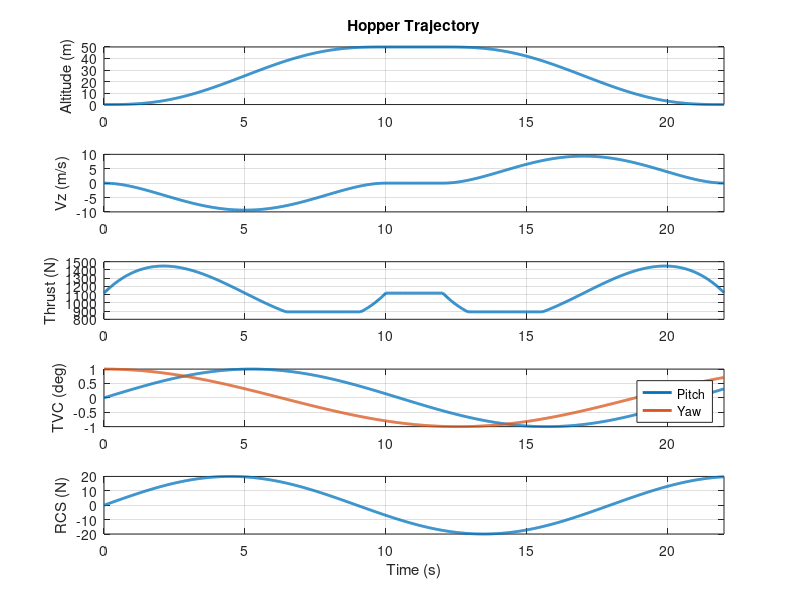
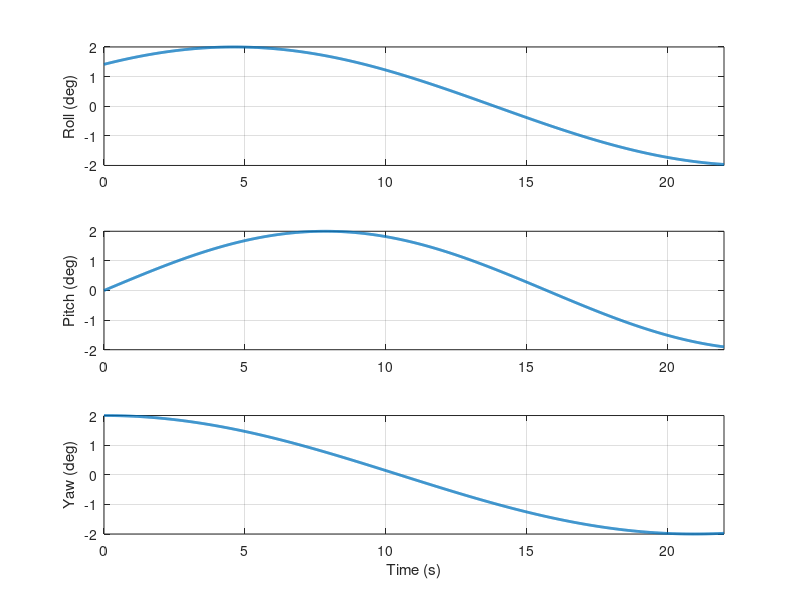
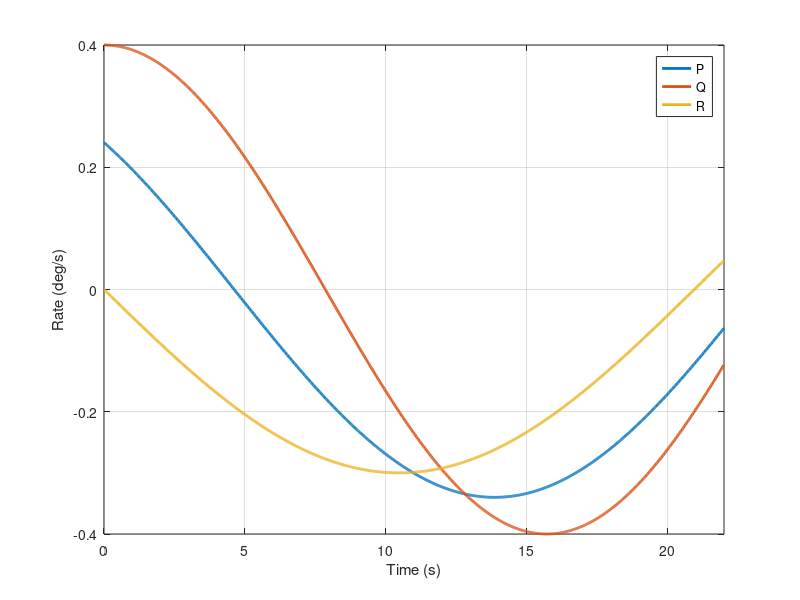
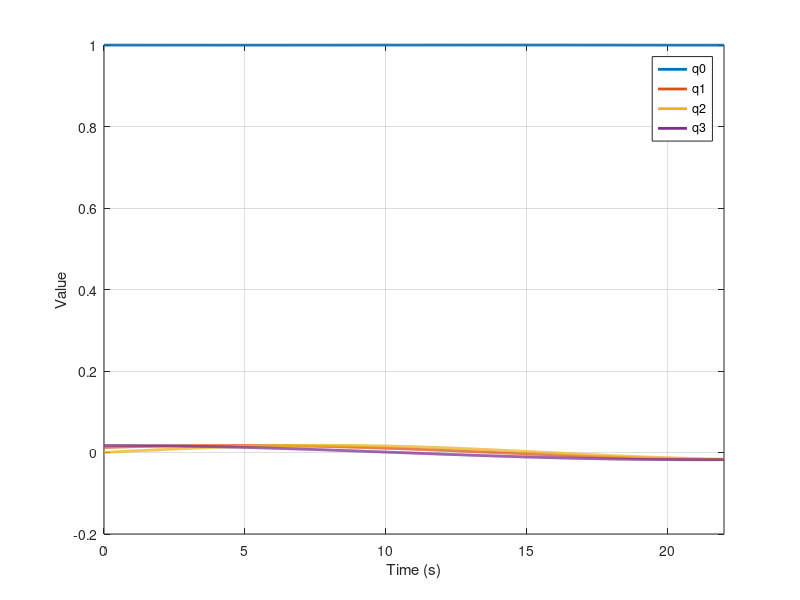

The MATLAB script that drew these images, in order:
function [Trajectory,unom,tgrid] = Trajectory3()

clearvars -except Trajectory unom tgrid
clc

%% ================= VEHICLE PARAMETERS =================

m = 114;
g = 9.81;

Tmin = 890;
Tmax = 2400;

h_target = 50;

t_ascend  = 10;
t_hover   = 2;
t_descend = 10;

dt = 0.02;

%% ================= TIME GRID =================

t1 = 0:dt:t_ascend;
t2 = t1(end)+dt:dt:t1(end)+t_hover;
t3 = t2(end)+dt:dt:t2(end)+t_descend;

tgrid = [t1 t2 t3]';
N = length(tgrid);

%% ================= MINIMUM JERK ALTITUDE =================

z  = zeros(N,1);
vz = zeros(N,1);
az = zeros(N,1);

for i = 1:length(t1)

    s = t1(i)/t_ascend;

    z(i)  = h_target*(10*s^3 - 15*s^4 + 6*s^5);
    vz(i) = h_target*(30*s^2 - 60*s^3 + 30*s^4)/t_ascend;
    az(i) = h_target*(60*s - 180*s^2 + 120*s^3)/t_ascend^2;

end

k = length(t1);

for i = 1:length(t2)

    idx = k+i;

    z(idx)  = h_target;
    vz(idx) = 0;
    az(idx) = 0;

end

k = length(t1) + length(t2);

for i = 1:length(t3)

    idx = k+i;

    s = (t3(i)-t3(1))/t_descend;

    z(idx)  = h_target*(1-(10*s^3-15*s^4+6*s^5));
    vz(idx) = -h_target*(30*s^2-60*s^3+30*s^4)/t_descend;
    az(idx) = -h_target*(60*s-180*s^2+120*s^3)/t_descend^2;

end

%% ================= THRUST =================

T = m*(g + az);
T = min(max(T,Tmin),Tmax);

%% ================= ATTITUDE EXCITATION =================

roll  = deg2rad(2)*sin(0.17*tgrid + pi/4);
pitch = deg2rad(2)*sin(0.20*tgrid);
yaw   = deg2rad(2)*cos(0.15*tgrid);

%% ================= BODY RATES =================

dt = tgrid(2)-tgrid(1);

P = gradient(roll,dt);
Q = gradient(pitch,dt);
R = gradient(yaw,dt);

%% ================= QUATERNIONS =================

q = zeros(N,4);

for i = 1:N

phi = roll(i);
theta = pitch(i);
psi = yaw(i);

cy = cos(psi/2);
sy = sin(psi/2);
cp = cos(theta/2);
sp = sin(theta/2);
cr = cos(phi/2);
sr = sin(phi/2);

q(i,:) = [
cr*cp*cy + sr*sp*sy
sr*cp*cy - cr*sp*sy
cr*sp*cy + sr*cp*sy
cr*cp*sy - sr*sp*cy];

end

%% ================= POSITION =================

X = zeros(N,1);
Y = zeros(N,1);
Z = -z;

Vx = zeros(N,1);
Vy = zeros(N,1);
Vz = -vz;

%% ================= TVC EXCITATION =================

delta_p = deg2rad(1)*sin(0.3*tgrid);
delta_y = deg2rad(1)*cos(0.25*tgrid);

%% ================= RCS EXCITATION =================
% small sinusoidal force to excite roll dynamics

F_rcs = 20*sin(0.35*tgrid);   % Newtons

%% ================= OUTPUT =================

Trajectory = [
X Y Z ...
Vx Vy Vz ...
P Q R ...
q];

unom = [
T ...
delta_p ...
delta_y ...
F_rcs];

%% ================= PLOTS =================

figure('Name','Trajectory')

subplot(5,1,1)
plot(tgrid,-Z,'LineWidth',2)
ylabel('Altitude (m)')
title('Hopper Trajectory')
xlim([0 t3(end)])
grid on

subplot(5,1,2)
plot(tgrid,Vz,'LineWidth',2)
xlim([0 t3(end)])
ylabel('Vz (m/s)')
grid on

subplot(5,1,3)
plot(tgrid,T,'LineWidth',2)
xlim([0 t3(end)])
ylabel('Thrust (N)')
grid on

subplot(5,1,4)
plot(tgrid,rad2deg(delta_p),'LineWidth',2)
hold on
plot(tgrid,rad2deg(delta_y),'LineWidth',2)
ylabel('TVC (deg)')
legend('Pitch','Yaw')
xlim([0 t3(end)])
grid on

subplot(5,1,5)
plot(tgrid,F_rcs,'LineWidth',2)
ylabel('RCS (N)')
xlabel('Time (s)')
xlim([0 t3(end)])
grid on

%% Attitude

figure('Name','Attitude')

subplot(3,1,1)
plot(tgrid,rad2deg(roll),'LineWidth',2)
ylabel('Roll (deg)')
xlim([0 t3(end)])
grid on

subplot(3,1,2)
plot(tgrid,rad2deg(pitch),'LineWidth',2)
ylabel('Pitch (deg)')
xlim([0 t3(end)])
grid on

subplot(3,1,3)
plot(tgrid,rad2deg(yaw),'LineWidth',2)
ylabel('Yaw (deg)')
xlabel('Time (s)')
xlim([0 t3(end)])
grid on

%% Body Rates

figure('Name','Body Rates')

plot(tgrid,[P Q R]*180/pi,'LineWidth',2)
xlabel('Time (s)')
ylabel('Rate (deg/s)')
legend('P','Q','R')
xlim([0 t3(end)])
grid on

%% Quaternion

figure('Name','Quaternion')

plot(tgrid,q,'LineWidth',2)
legend('q0','q1','q2','q3')
xlabel('Time (s)')
ylabel('Value')
xlim([0 t3(end)])
grid on

%% 3D Path

figure('Name','3D Path')

plot3(X,Y,-Z,'LineWidth',2)
grid on
xlabel('X')
ylabel('Y')
zlabel('Altitude')
title('Rocket Trajectory')

end
